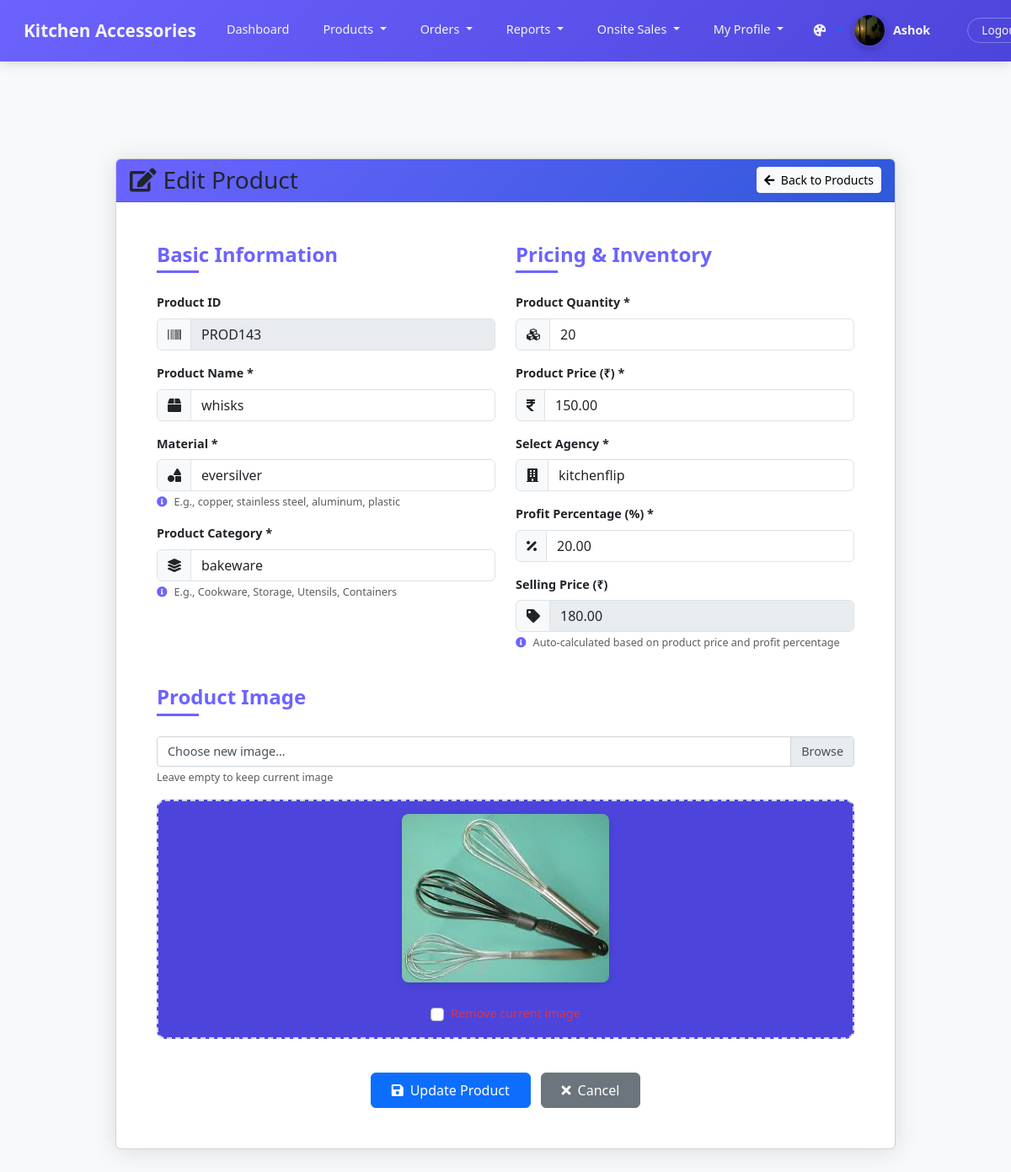
Screenshot of /admin/edit_product.php?id=170 (signed in) with the database file from the repository.
### tables this page shows
CREATE TABLE `users` (
  `id` int(11) NOT NULL,
  `username` varchar(50) NOT NULL,
  `email` varchar(100) NOT NULL,
  `phone` varchar(20) NOT NULL,
  `address_line1` varchar(255) NOT NULL,
  `city` varchar(100) NOT NULL,
  `state` varchar(100) NOT NULL,
  `postal_code` varchar(20) NOT NULL,
  `user_type` enum('user','admin') NOT NULL,
  `password` varchar(255) NOT NULL,
  `profile_image` varchar(255) NOT NULL,
  `created_at` timestamp NOT NULL DEFAULT current_timestamp(),
  `theme_preference` varchar(10) DEFAULT 'light',
  `color_scheme` varchar(10) DEFAULT 'default',
  `font_size` varchar(10) DEFAULT 'medium',
  `auto_logout` int(11) DEFAULT 30,
  `theme` varchar(10) DEFAULT 'light',
  `primary_color` varchar(7) DEFAULT '#5D3FD3',
  `secondary_color` varchar(7) DEFAULT '#f39c12',
  `font_color` varchar(7) DEFAULT '#333333',
  `auto_logout_time` int(11) DEFAULT 1800
);

CREATE TABLE `products` (
  `id` int(11) NOT NULL,
  `product_id` varchar(20) NOT NULL,
  `product_name` varchar(255) NOT NULL,
  `product_quantity` int(11) NOT NULL,
  `reorder_level` int(11) DEFAULT 10,
  `barcode_path` varchar(255) DEFAULT NULL,
  `product_price` decimal(10,2) NOT NULL,
  `agency_id` int(11) NOT NULL,
  `profit_percent` decimal(5,2) NOT NULL,
  `selling_price` decimal(10,2) NOT NULL,
  `product_image` varchar(255) DEFAULT NULL,
  `material` varchar(100) NOT NULL,
  `product_category` varchar(100) NOT NULL,
  `is_visible` tinyint(1) DEFAULT 1,
  `created_at` timestamp NOT NULL DEFAULT current_timestamp(),
  `updated_at` timestamp NULL DEFAULT NULL ON UPDATE current_timestamp(),
  `status` varchar(20) DEFAULT 'active'
);

### admin/edit_product.php (the view, shortened to what the rows shown need)
<?php
include '../config.php';
$product_id = $_GET['id'];
$stmt = $conn->prepare("SELECT * FROM products WHERE id = ?");
$stmt->bind_param("i", $product_id);
$stmt->execute();
$result = $stmt->get_result();
$product = $result->fetch_assoc();
?>
<!DOCTYPE html>
<html lang="en">
<head>
    <link rel="stylesheet" href="https://stackpath.bootstrapcdn.com/bootstrap/4.5.2/css/bootstrap.min.css">
    <link rel="stylesheet" href="https://cdnjs.cloudflare.com/ajax/libs/font-awesome/5.15.4/css/all.min.css">
</head>
<body>
    <?php include "navbar.php"; ?>
    <div class="container py-5">
        <div class="row justify-content-center">
            <div class="col-lg-10">
                <div class="card">
                    <div class="card-body p-5">
                        <form action="<?php echo htmlspecialchars($_SERVER["PHP_SELF"]) . '?id=' . $product_id; ?>" method="post" enctype="multipart/form-data">
                            <div class="row">
                                <div class="col-md-6">
                                    <div class="form-group">
                                        <div class="input-group">
                                            <div class="input-group-prepend">
                                                <span class="input-group-text"><i class="fas fa-barcode"></i></span>
                                            </div>
                                            <input type="text" class="form-control" id="product_id" value="<?php echo htmlspecialchars($product['product_id']); ?>" readonly>
                                        </div>
                                    </div>
                                    <div class="form-group">
                                        <div class="input-group">
                                            <div class="input-group-prepend">
                                                <span class="input-group-text"><i class="fas fa-box"></i></span>
                                            </div>
                                            <input type="text" class="form-control" id="product_name" name="product_name" value="<?php echo htmlspecialchars($product['product_name']); ?>" required>
                                        </div>
                                    </div>
                                </div>
                                <div class="col-md-6">
                                    <div class="form-group">
                                        <div class="input-group">
                                            <div class="input-group-prepend">
                                                <span class="input-group-text"><i class="fas fa-cubes"></i></span>
                                            </div>
                                            <input type="number" class="form-control" id="product_quantity" name="product_quantity" min="0" value="<?php echo htmlspecialchars($product['product_quantity']); ?>" required>
                                        </div>
                                    </div>
                                    <div class="form-group">
                                        <div class="input-group">
                                            <div class="input-group-prepend">
                                                <span class="input-group-text"><i class="fas fa-rupee-sign"></i></span>
                                            </div>
                                            <input type="number" class="form-control" id="product_price" name="product_price" min="0" step="0.01" value="<?php echo htmlspecialchars($product['product_price']); ?>" required onchange="calculateSellingPrice()">
                                        </div>
                                    </div>
                                    <div class="form-group">
                                        <div class="input-group">
                                            <div class="input-group-prepend">
                                                <span class="input-group-text"><i class="fas fa-percentage"></i></span>
                                            </div>
                                            <input type="number" class="form-control" id="profit_percent" name="profit_percent" min="0" step="0.01" value="<?php echo htmlspecialchars($product['profit_percent']); ?>" required onchange="calculateSellingPrice()">
                                        </div>
                                    </div>
                                    <div class="form-group">
                                        <div class="input-group">
                                            <div class="input-group-prepend">
                                                <span class="input-group-text"><i class="fas fa-tag"></i></span>
                                            </div>
                                            <input type="number" class="form-control" id="selling_price" value="<?php echo htmlspecialchars($product['selling_price']); ?>" readonly>
                                        </div>
                                    </div>
                                </div>
                            </div>
                            <div class="row mt-4">
                                <div class="col-12">
                                    <div class="form-group">
                                        <div class="preview-image-container mt-3" id="imagePreview">
                                            <?php if (!empty($product['product_image'])): ?>
                                                <img src="<?php echo htmlspecialchars($product['product_image']); ?>" class="preview-image mb-3" alt="Current Product Image">
                                                <div class="image-actions">
                                                    <div class="custom-control custom-checkbox">
                                                        <label class="custom-control-label text-danger" for="remove_image">Remove current image</label>
                                                    </div>
                                                </div>
                                            <?php else: ?>
                                                <p class="text-muted mb-0"><i class="fas fa-image fa-2x"></i></p>
                                                <p class="text-muted">No image uploaded</p>
                                            <?php endif; ?>
                                        </div>
                                    </div>
                                </div>
                            </div>
                        </form>
                    </div>
                </div>
            </div>
        </div>
    </div>
</body>
</html>

### admin/navbar.php (shortened to what the rows shown need)
<?php
require_once '../config.php';
$username = 'Admin';
$profile_image = "../uploads/profilephoto/default-avatar.png";
$theme_preference = 'light';
$color_scheme = 'default';
$font_size = 'medium';
try {
    if (isset($conn)) {
        if ($conn && $conn->ping()) {
            $user_id = $_SESSION['user_id'];
            $stmt = $conn->prepare("SELECT username, profile_image, theme_preference, color_scheme, font_size, auto_logout FROM users WHERE id = ?");
            if ($stmt) {
                $stmt->bind_param("i", $user_id);
                $stmt->execute();
                $result = $stmt->get_result();
                if ($result && $result->num_rows > 0) {
                    $user = $result->fetch_assoc();
                    $username = htmlspecialchars($user['username'] ?? 'Admin');
                    if (!empty($user['profile_image'])) {
                        $img_path = strpos($user['profile_image'], 'uploads/profilephoto/') !== false
                            ? "../" . $user['profile_image']
                            : "../uploads/profilephoto/" . $user['profile_image'];
                        if (file_exists($img_path)) {
                            $profile_image = $img_path;
                        }
                    }
                    $theme_preference = $user['theme_preference'] ?? 'light';
                    $color_scheme = $user['color_scheme'] ?? 'default';
                    $font_size = $user['font_size'] ?? 'medium';
                }
            }
        }
    }
} catch (Exception $e) {
    error_log("Navbar database error: " . $e->getMessage());
}
$body_class = "theme-{$theme_preference} color-{$color_scheme} font-{$font_size}";
?>
<!DOCTYPE html>
<html lang="en">
<head>
    <link href="https://cdn.jsdelivr.net/npm/bootstrap@5.3.0-alpha1/dist/css/bootstrap.min.css" rel="stylesheet">
    <link rel="stylesheet" href="https://cdn.jsdelivr.net/npm/bootstrap-icons@1.11.0/font/bootstrap-icons.css">
</head>
<body class="<?php echo $body_class; ?>">
    <header class="admin-header fixed-top">
        <nav class="navbar navbar-expand-lg">
            <div class="container-fluid">
                <div class="collapse navbar-collapse" id="adminNavbar">
                    <div class="user-profile d-flex align-items-center">
                        <a href="myprofile.php" class="d-flex align-items-center text-decoration-none">
                            <img src="<?php echo $profile_image; ?>"
                                 alt="Profile"
                                 class="profile-image"
                                 onerror="this.src='../uploads/profilephoto/default-avatar.png'">
                            <span class="username ms-2"><?php echo $username; ?></span>
                        </a>
                    </div>
                </div>
            </div>
        </nav>
    </header>
</body>
</html>

### rows the page displays
users: profile_image (picture), username "Ashok"
products: product "PROD143", product_name "whisks", product_quantity "20", product_price "150.00", profit_percent "20.00", selling_price "180.00", product_image (picture)

### other values shown
form field material "eversilver"
form field product_category "bakeware"
form field agency_id "kitchenflip"
